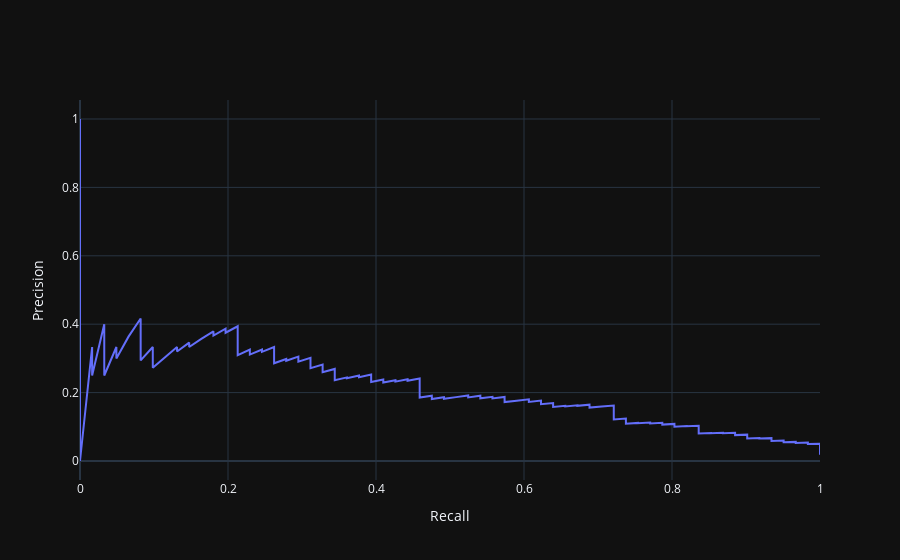

Notebook source saved alongside this figure:
### Code cell
from sklearn.metrics import precision_recall_curve
p, r, d = precision_recall_curve(true_labels, predictions)

point = np.argmin(np.abs(d - 0.5))
p_point = p[point]
r_point = r[point]

fig = go.Figure()
fig.add_trace(go.Scatter(x=r, y=p, hovertext=[f"decision boundary: {x:.2f}" for x in d]))

fig.update_xaxes(title="Recall")
fig.update_yaxes(title="Precision")
fig.show()

### Figure 1 — Plotly figure (JSON) as saved in the notebook; plotly's stock layout.template omitted (floating-point values rounded to 4 significant figures; data arrays with more than 128 entries replaced by an {"elided": "..."} marker saying what was removed)
{"data": [{"hovertext": {"elided": "3351 str values"}, "x": {"elided": "3352 float values"}, "y": {"elided": "3352 float values"}, "type": "scatter"}], "layout": {"xaxis": {"title": {"text": "Recall"}}, "yaxis": {"title": {"text": "Precision"}}}}
